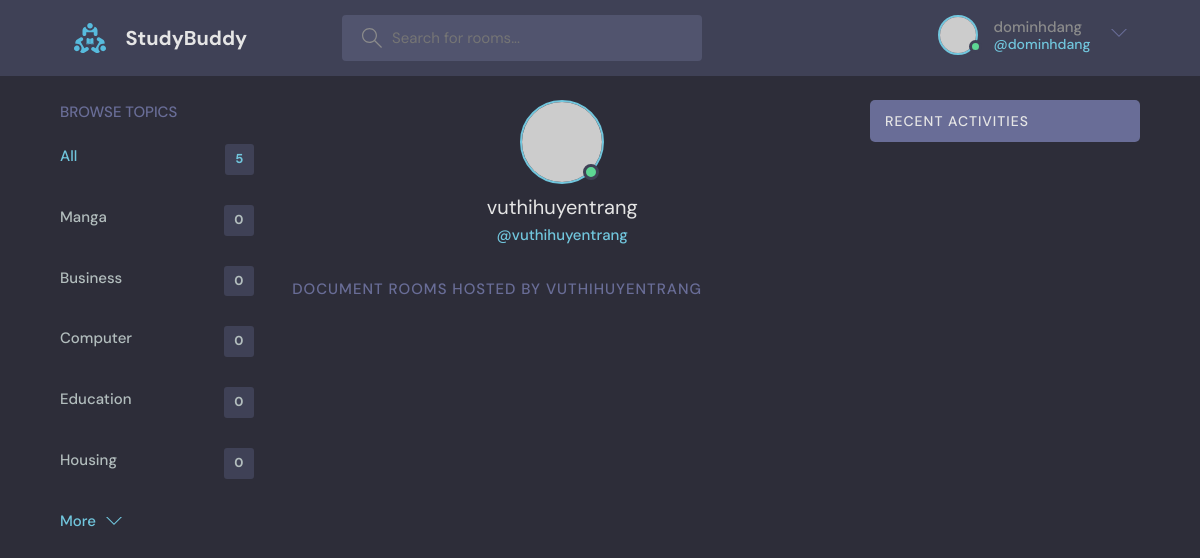
The app's page /profile/2/ (signed in) with its own data.
### base/models.py (models this page shows, shortened)
class Topic(models.Model):
    name = models.CharField(max_length=200)

### base/views.py (the view)
# urls.py: path('profile/<str:pk>/', views.userProfile, name='profile'),
def userProfile(request, pk):
    topics = Topic.objects.all()
    user = User.objects.get(id=pk)
    documents = user.document_set.all()
    comments = user.comment_set.all()
    context = {'user': user, 'documents': documents,
               'topics': topics, 'comments': comments}
    return render(request, 'base/profile.html', context)

### base/templates/base/profile.html (shortened to what this page needs)
{% extends 'main.html' %}
{% block content %}
<main class="profile-page layout layout--3">
  <div class="container">
    {% include 'base/topic_component.html' %}
    <div class="roomList">
      <div class="profile">
        <div class="profile__avatar">
          <div class="avatar avatar--large active">
            <img src="https://randomuser.me/api/portraits/men/11.jpg" alt="" />
          </div>
        </div>
        <div class="profile__info">
          <h3>{{user.username}}</h3>
          <p>@{{user.username}}</p>
        </div>
      </div>
      <div class="roomList__header">
        <div>
          <h2>Document Rooms Hosted by {{user.username}}</a>
          </h2>
        </div>
      </div>
    </div>
    {% include 'base/activity_component.html' %}
  </div>
</main>
{% endblock content %}

### templates/navbar.html (shortened to what this page needs)
{% load static %}
<header class="header header--loggedIn">
    <div class="container">
        <a href="{% url 'home' %}" class="header__logo">
            <img src="{% static 'images/logo.svg' %}" />
            <h1>StudyBuddy</h1>
        </a>
        <form class="header__search" method="GET" action {% url 'home' %}>
            <label>
                <input name="q" placeholder="Search for rooms..." />
            </label>
        <nav class="header__menu">
            {% if request.user.is_authenticated %}
            <div class="header__user">
                <a href="{% url 'profile' request.user.id %}">
                    <div class="avatar avatar--medium active">
                        <img src="https://randomuser.me/api/portraits/men/37.jpg" />
                    </div>
                    <p>{{request.user.username}} <span>@{{request.user.username}}</span></p>
                </a>
                <button class="dropdown-button">
                    <svg version="1.1" xmlns="http://www.w3.org/2000/svg" width="32" height="32" viewBox="0 0 32 32">
                        <title>chevron-down</title>
                        <path d="M16 21l-13-13h-3l16 16 16-16h-3l-13 13z"></path>
                    </svg>
                </button>
            </div>
            {% else %}
            <a href={% url 'login' %}>
                <img src="{% static 'images/avatar.svg' %}" />
                <p>Login</p>
            </a>
            {% endif %}
        </nav>
    </div>
</header>

### base/templates/base/topic_component.html
<div class="topics">
    <div class="topics__header">
      <h2>Browse Topics</h2>
    </div>
    <ul class="topics__list">
      <li>
        <a href="{% url 'home' %}" class="active">All <span>{{topics.count}}</span></a>
      </li>
      {% for topic in topics %}
      <li>
        <a href="{% url 'home' %}?q={{topic.name}}">{{topic.name}} <span>{{topic.document_set.all.count}}</span></a>
      </li>
      {% endfor %}
    </ul>
    <a class="btn btn--link" href="topics.html">
      More
      <svg version="1.1" xmlns="http://www.w3.org/2000/svg" width="32" height="32" viewBox="0 0 32 32">
        <title>chevron-down</title>
        <path d="M16 21l-13-13h-3l16 16 16-16h-3l-13 13z"></path>
      </svg>
    </a>
  </div>

### records on screen
Topic: name "Manga", document_set.all.count "0"
Topic: name "Business", document_set.all.count "0"
Topic: name "Computer", document_set.all.count "0"
Topic: name "Education", document_set.all.count "0"
Topic: name "Housing", document_set.all.count "0"

### other values on screen
{{ request.user.username }} "dominhdang"
{{ topics.count }} "5"
{{ user.username }} "vuthihuyentrang"
{{ user.username }} "VUTHIHUYENTRANG"
